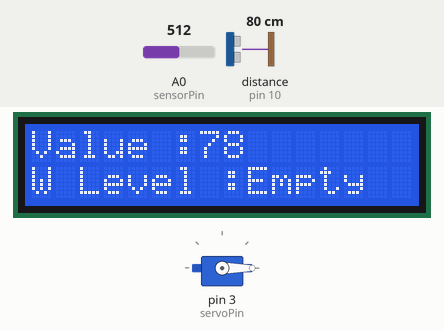
Bench run of a sketch on a simulated Arduino Uno, built with avr-gcc and run on an emulated ATmega328P. On the bench: 16×2 character LCD, servo. Wiring (inferred from the names in the program): ultrasonic range finder: trigger pin 9; echo pin 10. Inputs (shaded band) come from the test bench; at power-on: distance to the obstacle (sensor on pin 10) 80 cm, A0 (sensorPin) = 512. The echo pulse lasts 58.3 µs per cm; what the sketch prints to the serial monitor is not drawn.

Above: at 1.23 s.
1.3 s: distance to the obstacle (sensor on pin 10) set to 4 cm
At 2.4 s:
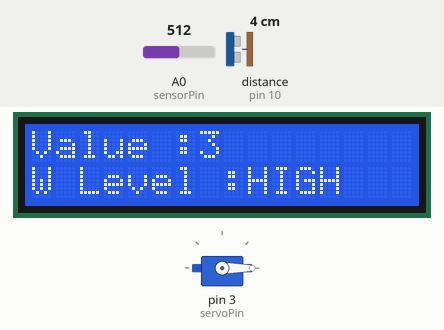
2.8 s: distance to the obstacle (sensor on pin 10) set to 9 cm
At 3.9 s:
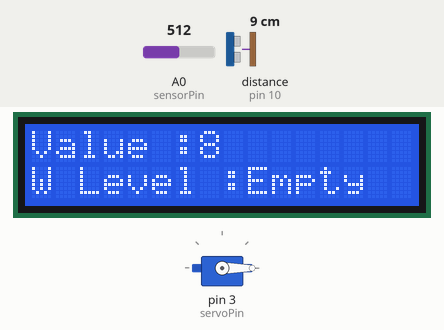
5.8 s: distance to the obstacle (sensor on pin 10) set to 120 cm
At 6.7 s:
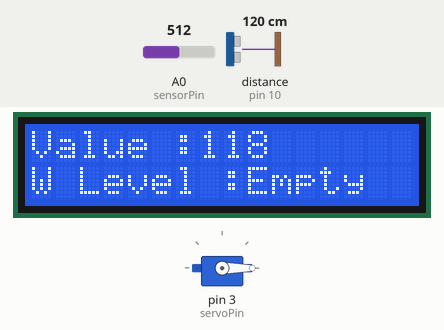
8.8 s: A0 (sensorPin) set to 993
11.8 s: A0 (sensorPin) set to 1007
14.8 s: distance to the obstacle (sensor on pin 10) set to 2 cm
At 15.1 s:
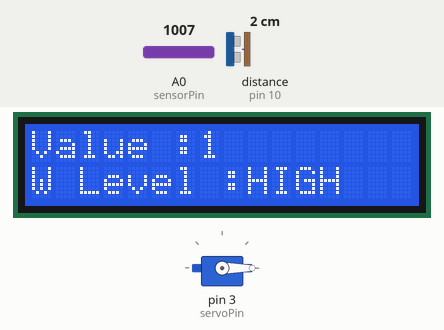
Timing chart, 0 to 17.8 s (numbered marks = the images above; inputs shaded):
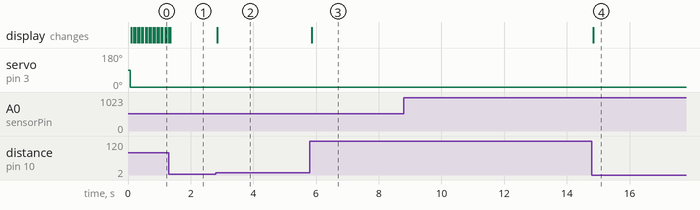

Measured:
- after the input at 1.3 s, the display: first differs from a run without the input at once (image 1)
- after the input at 2.8 s, the display: changes after 0.05 s (image 2)
- after the input at 5.8 s, the display: changes after 0.07 s (image 3)
- after the input at 8.8 s, every drawn part: stays the same
- after the input at 11.8 s, every drawn part: stays the same
- after the input at 14.8 s, the display: changes at once (image 4)

The sketch:

watel_level.ino
```cpp
#include <Wire.h>
#include <LiquidCrystal_I2C.h>
#include <Servo.h>
int servoPin = 3;
Servo Servo1;
LiquidCrystal_I2C lcd(0x3F, 16, 2);

#define sensorPin A0
const int trigPin = 9;
const int echoPin = 10;
long duration;
int distance;

void setup() {

  Serial.begin(9600);
  lcd.init();
  lcd.backlight();
  pinMode(trigPin, OUTPUT);  // Sets the trigPin as an Output
  pinMode(echoPin, INPUT);   // Sets the echoPin as an Input
  Servo1.attach(servoPin);
}
void loop() {
  unsigned int sensorValue = analogRead(sensorPin);
  Serial.println(sensorValue);
  uint8_t outputValue = map(sensorValue, 400, 800, 0, 255);
  digitalWrite(trigPin, LOW);
  delayMicroseconds(2);
  // Sets the trigPin on HIGH state for 10 micro seconds
  digitalWrite(trigPin, HIGH);
  delayMicroseconds(10);
  digitalWrite(trigPin, LOW);
  // Reads the echoPin, returns the sound wave travel time in microseconds
  duration = pulseIn(echoPin, HIGH);
  // Calculating the distance
  distance = duration * 0.034 / 2;
  Serial.print("Distance: ");
  Serial.println(distance);
  if (sensorValue >= 10)
  {
    Servo1.write(0);  //motor switch off
  }
  else if (distance > 4)
  {
    //switch on condition
    Servo1.write(0);
    delay(500);
    // Make servo go to 90 degrees
    Servo1.write(90);
    delay(500);
    // Make servo go to 180 degrees
    Servo1.write(180);
    delay(500);
  }
  lcd.setCursor(0, 0);
  lcd.print("Value :");
  lcd.print(distance);
  lcd.print("   ");
  lcd.setCursor(0, 1);
  lcd.print("         ");
  lcd.setCursor(0, 1);
  lcd.print("W Level :");

  //printing the content on the LCD
  if (distance >= 7)
  {
    lcd.print("Empty ");
  }
  else if (distance > 3)
  {
    lcd.print("LOW    ");
  }
  else if (distance <= 3)
  {
    lcd.print("HIGH   ");
  }
}
```
